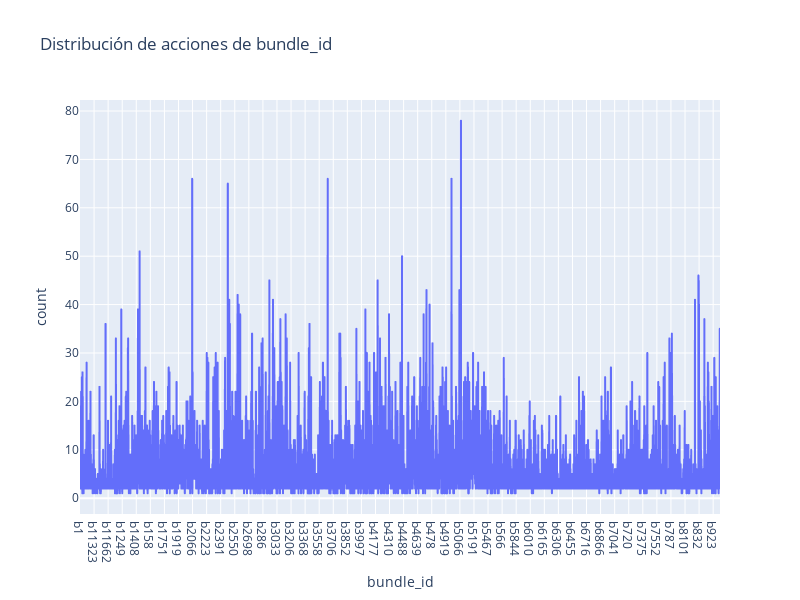

The notebook cell this image was saved under:
### Code cell
ds = df["bundle_id"].value_counts().reset_index()

ds.columns = ["bundle_id", "count"]

ds = ds.sort_values("bundle_id")

fig = px.line(
    ds,
    x="bundle_id",
    y="count",
    title="Distribución de acciones de bundle_id",
    width=WIDTH,
    height=600,
)

fig.show()

### Figure 1 — Plotly figure (JSON) as saved in the notebook; plotly's stock layout.template omitted (floating-point values rounded to 4 significant figures; data arrays with more than 128 entries replaced by an {"elided": "..."} marker saying what was removed)
{"data": [{"hovertemplate": "bundle_id=%{x}<br>count=%{y}<extra></extra>", "legendgroup": "", "line": {"color": "#636efa", "dash": "solid"}, "marker": {"symbol": "circle"}, "mode": "lines", "name": "", "showlegend": false, "type": "scattergl", "x": {"elided": "4959 str values"}, "xaxis": "x", "y": {"elided": "4959 int values"}, "yaxis": "y"}], "layout": {"height": 600, "legend": {"tracegroupgap": 0}, "title": {"text": "Distribución de acciones de bundle_id"}, "width": 800, "xaxis": {"anchor": "y", "domain": [0, 1], "title": {"text": "bundle_id"}}, "yaxis": {"anchor": "x", "domain": [0, 1], "title": {"text": "count"}}}}
